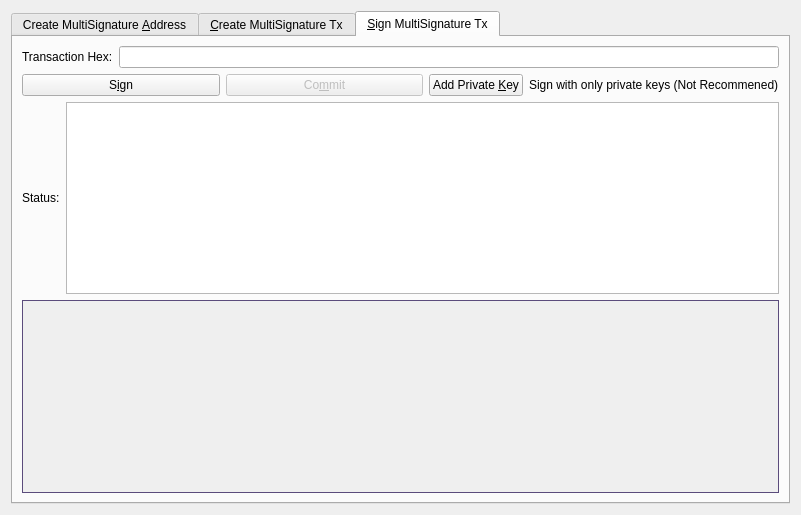
<?xml version="1.0" encoding="UTF-8"?>
<ui version="4.0">
 <class>MultisigDialog</class>
 <widget class="QDialog" name="MultisigDialog">
  <property name="geometry">
   <rect>
    <x>0</x>
    <y>0</y>
    <width>801</width>
    <height>515</height>
   </rect>
  </property>
  <property name="sizePolicy">
   <sizepolicy hsizetype="Fixed" vsizetype="Fixed">
    <horstretch>0</horstretch>
    <verstretch>0</verstretch>
   </sizepolicy>
  </property>
  <property name="windowTitle">
   <string>Multisignature Address Interactions</string>
  </property>
  <layout class="QVBoxLayout" name="verticalLayout_8">
   <item>
    <widget class="QTabWidget" name="multisigTabWidget">
     <property name="styleSheet">
      <string notr="true">QScrollArea{border: 1px solid #5b4c7c;}</string>
     </property>
     <property name="currentIndex">
      <number>2</number>
     </property>
     <widget class="QWidget" name="addMultisigTab">
      <property name="sizePolicy">
       <sizepolicy hsizetype="Minimum" vsizetype="Minimum">
        <horstretch>0</horstretch>
        <verstretch>0</verstretch>
       </sizepolicy>
      </property>
      <attribute name="title">
       <string>Create MultiSignature &amp;Address</string>
      </attribute>
      <layout class="QVBoxLayout" name="verticalLayout">
       <item>
        <layout class="QHBoxLayout" name="enterMLayout">
         <item>
          <widget class="QSpinBox" name="enterMSpinbox">
           <property name="sizePolicy">
            <sizepolicy hsizetype="Fixed" vsizetype="Fixed">
             <horstretch>0</horstretch>
             <verstretch>0</verstretch>
            </sizepolicy>
           </property>
           <property name="toolTip">
            <string>How many people must sign to verify a transaction</string>
           </property>
           <property name="minimum">
            <number>1</number>
           </property>
           <property name="maximum">
            <number>15</number>
           </property>
           <property name="value">
            <number>1</number>
           </property>
          </widget>
         </item>
         <item>
          <widget class="QLabel" name="enterMLabel">
           <property name="text">
            <string>Enter the minimum number of signatures required to sign transactions</string>
           </property>
          </widget>
         </item>
        </layout>
       </item>
       <item>
        <layout class="QHBoxLayout" name="addressLabelLayout">
         <item>
          <widget class="QLabel" name="addressLableLabel">
           <property name="text">
            <string>Address Label:</string>
           </property>
          </widget>
         </item>
         <item>
          <widget class="QLineEdit" name="multisigAddressLabel"/>
         </item>
        </layout>
       </item>
       <item>
        <layout class="QHBoxLayout" name="addAddressLayout">
         <item>
          <widget class="QPushButton" name="addAddressButton">
           <property name="toolTip">
            <string>Add another address that could sign to verify a transaction from the multisig address.</string>
           </property>
           <property name="text">
            <string>&amp;Add Address / Key</string>
           </property>
           <property name="icon">
            <iconset resource="../caritas.qrc">
             <normaloff>:/icons/add</normaloff>:/icons/add</iconset>
           </property>
           <property name="autoDefault">
            <bool>false</bool>
           </property>
          </widget>
         </item>
         <item>
          <widget class="QLabel" name="addAddressLabel">
           <property name="sizePolicy">
            <sizepolicy hsizetype="Preferred" vsizetype="Fixed">
             <horstretch>0</horstretch>
             <verstretch>0</verstretch>
            </sizepolicy>
           </property>
           <property name="text">
            <string>Local addresses or public keys that can sign:</string>
           </property>
          </widget>
         </item>
         <item>
          <spacer name="addAddressSpacer_2">
           <property name="orientation">
            <enum>Qt::Horizontal</enum>
           </property>
           <property name="sizeHint" stdset="0">
            <size>
             <width>40</width>
             <height>10</height>
            </size>
           </property>
          </spacer>
         </item>
        </layout>
       </item>
       <item>
        <widget class="QScrollArea" name="addAddressScrollArea">
         <property name="sizePolicy">
          <sizepolicy hsizetype="Preferred" vsizetype="Expanding">
           <horstretch>0</horstretch>
           <verstretch>0</verstretch>
          </sizepolicy>
         </property>
         <property name="widgetResizable">
          <bool>true</bool>
         </property>
         <widget class="QWidget" name="addAddressWidget">
          <property name="geometry">
           <rect>
            <x>0</x>
            <y>0</y>
            <width>757</width>
            <height>205</height>
           </rect>
          </property>
          <layout class="QVBoxLayout" name="verticalLayout_5">
           <item>
            <layout class="QVBoxLayout" name="addressList"/>
           </item>
           <item>
            <spacer name="verticalSpacer">
             <property name="orientation">
              <enum>Qt::Vertical</enum>
             </property>
             <property name="sizeHint" stdset="0">
              <size>
               <width>20</width>
               <height>40</height>
              </size>
             </property>
            </spacer>
           </item>
          </layout>
         </widget>
        </widget>
       </item>
       <item>
        <layout class="QHBoxLayout" name="addMultisigLayout">
         <item>
          <widget class="QPushButton" name="addMultisigButton">
           <property name="sizePolicy">
            <sizepolicy hsizetype="Preferred" vsizetype="Fixed">
             <horstretch>0</horstretch>
             <verstretch>0</verstretch>
            </sizepolicy>
           </property>
           <property name="toolTip">
            <string>Create a new multisig address</string>
           </property>
           <property name="toolTipDuration">
            <number>-3</number>
           </property>
           <property name="text">
            <string>C&amp;reate</string>
           </property>
           <property name="icon">
            <iconset resource="../caritas.qrc">
             <normaloff>:/icons/filesave</normaloff>:/icons/filesave</iconset>
           </property>
           <property name="autoDefault">
            <bool>false</bool>
           </property>
          </widget>
         </item>
         <item>
          <widget class="QLabel" name="label">
           <property name="text">
            <string>Status:</string>
           </property>
          </widget>
         </item>
         <item>
          <widget class="QTextEdit" name="addMultisigStatus">
           <property name="sizePolicy">
            <sizepolicy hsizetype="Expanding" vsizetype="Fixed">
             <horstretch>0</horstretch>
             <verstretch>0</verstretch>
            </sizepolicy>
           </property>
           <property name="maximumSize">
            <size>
             <width>16777215</width>
             <height>75</height>
            </size>
           </property>
           <property name="readOnly">
            <bool>true</bool>
           </property>
           <property name="textInteractionFlags">
            <set>Qt::TextSelectableByKeyboard|Qt::TextSelectableByMouse</set>
           </property>
          </widget>
         </item>
        </layout>
       </item>
       <item>
        <widget class="QLabel" name="label_2">
         <property name="sizePolicy">
          <sizepolicy hsizetype="Preferred" vsizetype="Preferred">
           <horstretch>0</horstretch>
           <verstretch>0</verstretch>
          </sizepolicy>
         </property>
         <property name="text">
          <string>Use below to quickly import an address by its redeem. Don't forget to add a label before clicking import!
Keep in mind, the wallet will rescan the blockchain to find transactions containing the new address.
Please be patient after clicking import.</string>
         </property>
         <property name="scaledContents">
          <bool>false</bool>
         </property>
         <property name="wordWrap">
          <bool>true</bool>
         </property>
        </widget>
       </item>
       <item>
        <layout class="QHBoxLayout" name="importLayout">
         <item>
          <widget class="QPushButton" name="importAddressButton">
           <property name="sizePolicy">
            <sizepolicy hsizetype="Fixed" vsizetype="Fixed">
             <horstretch>0</horstretch>
             <verstretch>0</verstretch>
            </sizepolicy>
           </property>
           <property name="text">
            <string>&amp;Import Redeem</string>
           </property>
           <property name="icon">
            <iconset resource="../caritas.qrc">
             <normaloff>:/icons/receiving_addresses</normaloff>:/icons/receiving_addresses</iconset>
           </property>
          </widget>
         </item>
         <item>
          <widget class="QLineEdit" name="importRedeem">
           <property name="sizePolicy">
            <sizepolicy hsizetype="Preferred" vsizetype="Fixed">
             <horstretch>0</horstretch>
             <verstretch>0</verstretch>
            </sizepolicy>
           </property>
          </widget>
         </item>
        </layout>
       </item>
      </layout>
     </widget>
     <widget class="QWidget" name="createTransactionTab">
      <attribute name="title">
       <string>&amp;Create MultiSignature Tx</string>
      </attribute>
      <layout class="QVBoxLayout" name="verticalLayout_3">
       <item>
        <layout class="QHBoxLayout" name="horizontalLayout_2">
         <item>
          <layout class="QVBoxLayout" name="createTxLayout">
           <item>
            <layout class="QHBoxLayout" name="addTxInputLayout">
             <item>
              <widget class="QLabel" name="addTxInputLabel">
               <property name="sizePolicy">
                <sizepolicy hsizetype="Fixed" vsizetype="Preferred">
                 <horstretch>0</horstretch>
                 <verstretch>0</verstretch>
                </sizepolicy>
               </property>
               <property name="text">
                <string>Inputs:</string>
               </property>
              </widget>
             </item>
             <item>
              <widget class="QPushButton" name="pushButtonCoinControl">
               <property name="sizePolicy">
                <sizepolicy hsizetype="Preferred" vsizetype="Fixed">
                 <horstretch>0</horstretch>
                 <verstretch>0</verstretch>
                </sizepolicy>
               </property>
               <property name="text">
                <string>Coin Control</string>
               </property>
              </widget>
             </item>
             <item>
              <layout class="QFormLayout" name="formLayout_2">
               <property name="rightMargin">
                <number>10</number>
               </property>
               <item row="0" column="0">
                <widget class="QLabel" name="labelQuantity">
                 <property name="text">
                  <string>Quantity Selected:</string>
                 </property>
                </widget>
               </item>
               <item row="0" column="1">
                <widget class="QLabel" name="labelQuantity_int">
                 <property name="text">
                  <string>0</string>
                 </property>
                </widget>
               </item>
               <item row="1" column="0">
                <widget class="QLabel" name="labelAmount">
                 <property name="text">
                  <string>Amount:</string>
                 </property>
                </widget>
               </item>
               <item row="1" column="1">
                <widget class="QLabel" name="labelAmount_int">
                 <property name="text">
                  <string>0</string>
                 </property>
                </widget>
               </item>
              </layout>
             </item>
             <item>
              <widget class="QPushButton" name="addInputButton">
               <property name="sizePolicy">
                <sizepolicy hsizetype="Preferred" vsizetype="Fixed">
                 <horstretch>0</horstretch>
                 <verstretch>0</verstretch>
                </sizepolicy>
               </property>
               <property name="toolTip">
                <string>Add an input to fund the outputs</string>
               </property>
               <property name="text">
                <string>Add a Raw Input</string>
               </property>
               <property name="icon">
                <iconset resource="../caritas.qrc">
                 <normaloff>:/css/default</normaloff>:/css/default</iconset>
               </property>
              </widget>
             </item>
            </layout>
           </item>
           <item>
            <widget class="QScrollArea" name="txInputsScrollArea">
             <property name="sizePolicy">
              <sizepolicy hsizetype="Preferred" vsizetype="Expanding">
               <horstretch>0</horstretch>
               <verstretch>0</verstretch>
              </sizepolicy>
             </property>
             <property name="widgetResizable">
              <bool>true</bool>
             </property>
             <widget class="QWidget" name="txInputsWidget">
              <property name="geometry">
               <rect>
                <x>0</x>
                <y>0</y>
                <width>745</width>
                <height>143</height>
               </rect>
              </property>
              <layout class="QVBoxLayout" name="verticalLayout_7">
               <item>
                <layout class="QVBoxLayout" name="inputsList"/>
               </item>
               <item>
                <spacer name="txInputsSpacer">
                 <property name="orientation">
                  <enum>Qt::Vertical</enum>
                 </property>
                 <property name="sizeHint" stdset="0">
                  <size>
                   <width>20</width>
                   <height>80</height>
                  </size>
                 </property>
                </spacer>
               </item>
              </layout>
             </widget>
            </widget>
           </item>
           <item>
            <layout class="QHBoxLayout" name="addDestinationLayout">
             <item>
              <widget class="QLabel" name="addDestinationLabel">
               <property name="text">
                <string>Address / Amount:</string>
               </property>
              </widget>
             </item>
             <item>
              <widget class="QPushButton" name="addDestinationButton">
               <property name="sizePolicy">
                <sizepolicy hsizetype="Fixed" vsizetype="Fixed">
                 <horstretch>0</horstretch>
                 <verstretch>0</verstretch>
                </sizepolicy>
               </property>
               <property name="toolTip">
                <string>Add destinations to send CaritasCoin to</string>
               </property>
               <property name="text">
                <string>Add &amp;Destination</string>
               </property>
               <property name="icon">
                <iconset resource="../caritas.qrc">
                 <normaloff>:/icons/add</normaloff>:/icons/add</iconset>
               </property>
              </widget>
             </item>
             <item>
              <spacer name="addDestinationHorizontalSpacer">
               <property name="orientation">
                <enum>Qt::Horizontal</enum>
               </property>
               <property name="sizeHint" stdset="0">
                <size>
                 <width>40</width>
                 <height>20</height>
                </size>
               </property>
              </spacer>
             </item>
            </layout>
           </item>
           <item>
            <widget class="QScrollArea" name="destionationsScrollArea">
             <property name="sizePolicy">
              <sizepolicy hsizetype="Expanding" vsizetype="Expanding">
               <horstretch>0</horstretch>
               <verstretch>0</verstretch>
              </sizepolicy>
             </property>
             <property name="widgetResizable">
              <bool>true</bool>
             </property>
             <widget class="QWidget" name="destinationsScrollAreaContents">
              <property name="geometry">
               <rect>
                <x>0</x>
                <y>0</y>
                <width>745</width>
                <height>143</height>
               </rect>
              </property>
              <layout class="QVBoxLayout" name="verticalLayout_11">
               <item>
                <layout class="QVBoxLayout" name="destinationsList"/>
               </item>
               <item>
                <spacer name="destinationsSpacer">
                 <property name="orientation">
                  <enum>Qt::Vertical</enum>
                 </property>
                 <property name="sizeHint" stdset="0">
                  <size>
                   <width>20</width>
                   <height>20</height>
                  </size>
                 </property>
                </spacer>
               </item>
              </layout>
             </widget>
            </widget>
           </item>
           <item>
            <layout class="QHBoxLayout" name="horizontalLayout_4">
             <item>
              <widget class="QPushButton" name="createButton">
               <property name="sizePolicy">
                <sizepolicy hsizetype="Fixed" vsizetype="Fixed">
                 <horstretch>0</horstretch>
                 <verstretch>0</verstretch>
                </sizepolicy>
               </property>
               <property name="minimumSize">
                <size>
                 <width>150</width>
                 <height>0</height>
                </size>
               </property>
               <property name="toolTip">
                <string>Create a transaction object using the given inputs to the given outputs</string>
               </property>
               <property name="text">
                <string>Cr&amp;eate</string>
               </property>
               <property name="icon">
                <iconset resource="../caritas.qrc">
                 <normaloff>:/icons/export</normaloff>:/icons/export</iconset>
               </property>
               <property name="autoDefault">
                <bool>false</bool>
               </property>
               <property name="default">
                <bool>true</bool>
               </property>
              </widget>
             </item>
             <item>
              <widget class="QLabel" name="createButtonLabel">
               <property name="sizePolicy">
                <sizepolicy hsizetype="Fixed" vsizetype="Preferred">
                 <horstretch>0</horstretch>
                 <verstretch>0</verstretch>
                </sizepolicy>
               </property>
               <property name="text">
                <string>Status:</string>
               </property>
               <property name="alignment">
                <set>Qt::AlignRight|Qt::AlignTrailing|Qt::AlignVCenter</set>
               </property>
              </widget>
             </item>
             <item>
              <widget class="QTextEdit" name="createButtonStatus">
               <property name="sizePolicy">
                <sizepolicy hsizetype="Expanding" vsizetype="Minimum">
                 <horstretch>0</horstretch>
                 <verstretch>0</verstretch>
                </sizepolicy>
               </property>
               <property name="maximumSize">
                <size>
                 <width>16777215</width>
                 <height>16777215</height>
                </size>
               </property>
               <property name="sizeAdjustPolicy">
                <enum>QAbstractScrollArea::AdjustToContents</enum>
               </property>
               <property name="readOnly">
                <bool>true</bool>
               </property>
              </widget>
             </item>
            </layout>
           </item>
          </layout>
         </item>
         <item>
          <layout class="QHBoxLayout" name="horizontalLayout_3"/>
         </item>
        </layout>
       </item>
      </layout>
     </widget>
     <widget class="QWidget" name="signMultisigTransaction">
      <property name="styleSheet">
       <string notr="true">txScrollArea:{
	border: 1px solid #5b4c7c;
}
keyScrollArea:{
	border: 1px solid #5b4c7c;
}
txScrollArea:{
	border: 1px solid #5b4c7c;
}</string>
      </property>
      <attribute name="title">
       <string>&amp;Sign MultiSignature Tx</string>
      </attribute>
      <layout class="QVBoxLayout" name="verticalLayout_4">
       <item>
        <layout class="QHBoxLayout" name="transactionHexLayout">
         <item>
          <widget class="QLabel" name="transactionHexLabel">
           <property name="text">
            <string>Transaction Hex:</string>
           </property>
          </widget>
         </item>
         <item>
          <widget class="QLineEdit" name="transactionHex">
           <property name="toolTip">
            <string/>
           </property>
          </widget>
         </item>
        </layout>
       </item>
       <item>
        <layout class="QHBoxLayout" name="horizontalLayout">
         <item>
          <layout class="QVBoxLayout" name="verticalLayout_2">
           <item>
            <layout class="QHBoxLayout" name="horizontalLayout_7">
             <item>
              <widget class="QPushButton" name="signButton">
               <property name="sizePolicy">
                <sizepolicy hsizetype="Preferred" vsizetype="Fixed">
                 <horstretch>0</horstretch>
                 <verstretch>0</verstretch>
                </sizepolicy>
               </property>
               <property name="minimumSize">
                <size>
                 <width>150</width>
                 <height>0</height>
                </size>
               </property>
               <property name="toolTip">
                <string>Sign the transaction from this wallet or from provided private keys</string>
               </property>
               <property name="text">
                <string>S&amp;ign</string>
               </property>
               <property name="icon">
                <iconset resource="../caritas.qrc">
                 <normaloff>:/icons/edit</normaloff>:/icons/edit</iconset>
               </property>
               <property name="autoDefault">
                <bool>false</bool>
               </property>
               <property name="default">
                <bool>true</bool>
               </property>
              </widget>
             </item>
             <item>
              <widget class="QPushButton" name="commitButton">
               <property name="enabled">
                <bool>false</bool>
               </property>
               <property name="sizePolicy">
                <sizepolicy hsizetype="Preferred" vsizetype="Fixed">
                 <horstretch>0</horstretch>
                 <verstretch>0</verstretch>
                </sizepolicy>
               </property>
               <property name="toolTip">
                <string>&lt;html&gt;&lt;head/&gt;&lt;body&gt;&lt;p&gt;DISABLED until transaction has been signed enough times.&lt;/p&gt;&lt;/body&gt;&lt;/html&gt;</string>
               </property>
               <property name="autoFillBackground">
                <bool>false</bool>
               </property>
               <property name="text">
                <string>Co&amp;mmit</string>
               </property>
               <property name="icon">
                <iconset resource="../caritas.qrc">
                 <normaloff>:/icons/send</normaloff>:/icons/send</iconset>
               </property>
               <property name="autoDefault">
                <bool>true</bool>
               </property>
              </widget>
             </item>
             <item>
              <layout class="QHBoxLayout" name="addPrivKeyLayout">
               <item>
                <widget class="QPushButton" name="addPrivKeyButton">
                 <property name="sizePolicy">
                  <sizepolicy hsizetype="Fixed" vsizetype="Fixed">
                   <horstretch>0</horstretch>
                   <verstretch>0</verstretch>
                  </sizepolicy>
                 </property>
                 <property name="toolTip">
                  <string>Add private keys to sign the transaction with</string>
                 </property>
                 <property name="text">
                  <string>Add Private &amp;Key</string>
                 </property>
                 <property name="icon">
                  <iconset resource="../caritas.qrc">
                   <normaloff>:/icons/add</normaloff>:/icons/add</iconset>
                 </property>
                </widget>
               </item>
               <item>
                <widget class="QLabel" name="addPrivKeyLabel">
                 <property name="text">
                  <string>Sign with only private keys (Not Recommened)</string>
                 </property>
                </widget>
               </item>
              </layout>
             </item>
            </layout>
           </item>
           <item>
            <layout class="QHBoxLayout" name="horizontalLayout_5">
             <item>
              <widget class="QLabel" name="signButtonStatusLabel">
               <property name="text">
                <string>Status:</string>
               </property>
              </widget>
             </item>
             <item>
              <widget class="QTextEdit" name="signButtonStatus">
               <property name="sizePolicy">
                <sizepolicy hsizetype="Expanding" vsizetype="Preferred">
                 <horstretch>0</horstretch>
                 <verstretch>0</verstretch>
                </sizepolicy>
               </property>
               <property name="maximumSize">
                <size>
                 <width>16777215</width>
                 <height>16777215</height>
                </size>
               </property>
               <property name="verticalScrollBarPolicy">
                <enum>Qt::ScrollBarAsNeeded</enum>
               </property>
               <property name="readOnly">
                <bool>true</bool>
               </property>
               <property name="textInteractionFlags">
                <set>Qt::TextSelectableByKeyboard|Qt::TextSelectableByMouse</set>
               </property>
              </widget>
             </item>
            </layout>
           </item>
           <item>
            <widget class="QScrollArea" name="keyScrollArea">
             <property name="sizePolicy">
              <sizepolicy hsizetype="Expanding" vsizetype="Expanding">
               <horstretch>0</horstretch>
               <verstretch>0</verstretch>
              </sizepolicy>
             </property>
             <property name="sizeAdjustPolicy">
              <enum>QAbstractScrollArea::AdjustToContents</enum>
             </property>
             <property name="widgetResizable">
              <bool>true</bool>
             </property>
             <widget class="QWidget" name="keyScrollAreaContents">
              <property name="geometry">
               <rect>
                <x>0</x>
                <y>0</y>
                <width>753</width>
                <height>185</height>
               </rect>
              </property>
              <layout class="QVBoxLayout" name="verticalLayout_9">
               <item>
                <layout class="QVBoxLayout" name="keyList"/>
               </item>
               <item>
                <spacer name="keySpacer">
                 <property name="orientation">
                  <enum>Qt::Vertical</enum>
                 </property>
                 <property name="sizeHint" stdset="0">
                  <size>
                   <width>20</width>
                   <height>20</height>
                  </size>
                 </property>
                </spacer>
               </item>
              </layout>
             </widget>
            </widget>
           </item>
          </layout>
         </item>
        </layout>
       </item>
      </layout>
     </widget>
    </widget>
   </item>
  </layout>
 </widget>
 <resources>
  <include location="../caritas.qrc"/>
 </resources>
 <connections/>
</ui>
